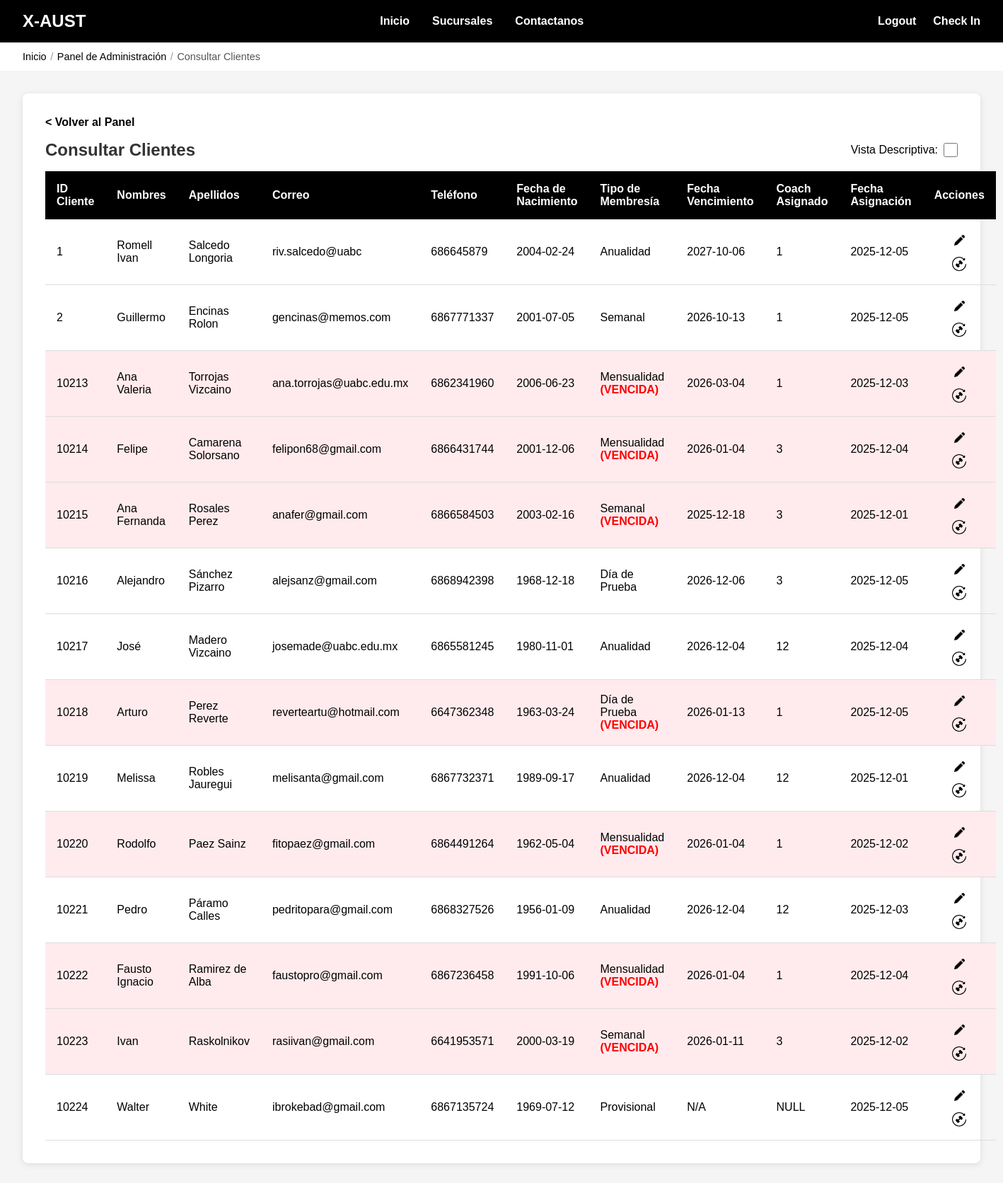
/admin/consultarClientes.php, run on the app's committed database.
### tables this page shows
CREATE TABLE `Cliente` (
  `idCliente` int NOT NULL AUTO_INCREMENT,
  `Nombres` varchar(100) NOT NULL,
  `Apellidos` varchar(100) NOT NULL,
  `Correo` varchar(150) NOT NULL,
  `Telefono` varchar(20) DEFAULT NULL,
  `fechaNacimiento` date DEFAULT NULL,
  `estadoMembresia` enum('DIA_PRUEBA','SEMANAL','MENSUALIDAD','ANUALIDAD','PROVISIONAL','VENCIDA') DEFAULT NULL,
  `fechaVencimiento` date DEFAULT NULL,
  `idCoach` int DEFAULT NULL,
  `fechaAsignacionCoach` date DEFAULT NULL,
  PRIMARY KEY (`idCliente`),
  UNIQUE KEY `Correo` (`Correo`),
  KEY `idx_cliente_coach` (`idCoach`),
  CONSTRAINT `fk_cliente_coach` FOREIGN KEY (`idCoach`) REFERENCES `Coach` (`idCoach`) ON DELETE SET NULL ON UPDATE CASCADE
);

### funciones.php (called while the page is built, shortened)
<?php
function estaVencida($fechaVencimiento, $tipoMembresia) {
    $hoy = new DateTime();
    $vencimiento = new DateTime($fechaVencimiento);
    return $hoy > $vencimiento;
}
function nombreMembresia($tipoMembresia) {
    $nombres = [
        'DIA_PRUEBA' => 'Día de Prueba',
        'SEMANAL' => 'Semanal',
        'MENSUALIDAD' => 'Mensualidad',
        'ANUALIDAD' => 'Anualidad',
        'PROVISIONAL' => 'Provisional',
        'VENCIDA' => 'Vencida'
    ];
    return isset($nombres[$tipoMembresia]) ? $nombres[$tipoMembresia] : $tipoMembresia;
}

### admin/consultarClientes.php (the view, shortened to what this page needs)
<?php
include '../conexion.php';
include '../funciones.php';
$con = mysqli_connect($host, $user, $pw, $db) or die("Problemas con la BD");
$vistaDescriptiva = isset($_GET['descriptiva']) && $_GET['descriptiva'] == '1';
$columnaOrdenar = isset($_GET['ordenar']) ? $_GET['ordenar'] : 'idCliente';
if ($vistaDescriptiva) {
    if ($columnaOrdenar == 'idCoach') {
        $ordenSQL = "ORDER BY co.Nombres, co.Apellidos";
    } else {
        $ordenSQL = "ORDER BY c." . $columnaOrdenar;
    }
    $resultado = mysqli_query($con, "SELECT c.*, co.Nombres as CoachNombre, co.Apellidos as CoachApellidos
                                      FROM Cliente c
                                      LEFT JOIN Coach co ON c.idCoach = co.idCoach
                                      " . $ordenSQL) or die("Problemas con la consulta: " . mysqli_error($con));
} else {
    $ordenSQL = "ORDER BY " . $columnaOrdenar;
    $resultado = mysqli_query($con, "SELECT * FROM Cliente " . $ordenSQL) or die("Problemas con la consulta: " . mysqli_error($con));
}
?>
<!DOCTYPE html>
<html lang="es">
<head>
    <link href="../css/style.css" rel="stylesheet" />
    <link href="../css/admin.css" rel="stylesheet" />
</head>
<body>
    <header class="header-admin">
        <div class="nav-logo">
            <a href="index.php">X-AUST</a>
        </div>
        <ul class="nav-menu">
            <li><a href="../main/index.html">Inicio</a></li>
            <li><a href="../main/sucursales.html">Sucursales</a></li>
            <li><a href="../main/contactanos.html">Contactanos</a></li>
        </ul>
        <ul class="nav-acciones">
            <li><a href="../main/login.html">Logout</a></li>
            <li><a href="../main/checkIn.php">Check In</a></li>
        </ul>
    </header>
    <nav class="breadcrumb">
        <a href="../main/login.html">Inicio</a>
        <span class="breadcrumb-separator">/</span>
        <a href="index.php">Panel de Administración</a>
        <span class="breadcrumb-separator">/</span>
        <span>Consultar Clientes</span>
    </nav>
    <main class="table-container">
        <div class="contenedor-tabla">
            <a href="index.php" class="back-link">< Volver al Panel</a>
            <div class="toggle-container">
                <h2>Consultar Clientes</h2>
                <label class="toggle-label">
                    <span>Vista Descriptiva:</span>
                    <input type="checkbox" id="toggleVista" class="toggle-checkbox" <?php echo $vistaDescriptiva ? 'checked' : ''; ?>
                           onchange="window.location.href='?descriptiva=' + (this.checked ? '1' : '0') + '&ordenar=<?php echo $columnaOrdenar; ?>'">
                </label>
            </div>
            <?php if (mysqli_num_rows($resultado) > 0): ?>
            <table>
                <thead>
                    <tr>
                        <th data-columna="idCliente">ID Cliente</th>
                        <th data-columna="Nombres">Nombres</th>
                        <th data-columna="Apellidos">Apellidos</th>
                        <th data-columna="Correo">Correo</th>
                        <th data-columna="Telefono">Teléfono</th>
                        <th data-columna="fechaNacimiento">Fecha de Nacimiento</th>
                        <th data-columna="estadoMembresia">Tipo de Membresía</th>
                        <th data-columna="fechaVencimiento">Fecha Vencimiento</th>
                        <th data-columna="idCoach">Coach Asignado</th>
                        <th data-columna="fechaAsignacionCoach">Fecha Asignación</th>
                        <th>Acciones</th>
                    </tr>
                </thead>
                <tbody>
                    <?php while($reg = mysqli_fetch_array($resultado)):
                        $vencida = false;
                        if (isset($reg['fechaVencimiento']) && $reg['fechaVencimiento'] && $reg['estadoMembresia'] !== 'PROVISIONAL') {
                            $vencida = estaVencida($reg['fechaVencimiento'], $reg['estadoMembresia']);
                        }
                    ?>
                    <tr style="<?php echo ($vencida || $reg['estadoMembresia'] === 'VENCIDA') ? 'background-color: #ffebee;' : ''; ?>">
                        <td><?php echo htmlspecialchars($reg['idCliente']); ?></td>
                        <td><?php echo htmlspecialchars($reg['Nombres']); ?></td>
                        <td><?php echo htmlspecialchars($reg['Apellidos']); ?></td>
                        <td><?php echo htmlspecialchars($reg['Correo']); ?></td>
                        <td><?php echo htmlspecialchars($reg['Telefono']); ?></td>
                        <td><?php echo htmlspecialchars($reg['fechaNacimiento']); ?></td>
                        <td>
                            <?php
                            echo nombreMembresia($reg['estadoMembresia']);
                            if ($vencida || $reg['estadoMembresia'] === 'VENCIDA') {
                                echo ' <span style="color: red; font-weight: bold;">(VENCIDA)</span>';
                            }
                            ?>
                        </td>
                        <td>
                            <?php
                            if (isset($reg['fechaVencimiento']) && $reg['fechaVencimiento']) {
                                echo htmlspecialchars($reg['fechaVencimiento']);
                            } else {
                                echo 'N/A';
                            }
                            ?>
                        </td>
                        <td><?php
                            if ($vistaDescriptiva) {
                                echo $reg['CoachNombre'] ? htmlspecialchars($reg['CoachNombre'] . ' ' . $reg['CoachApellidos']) : 'Sin asignar';
                            } else {
                                echo htmlspecialchars($reg['idCoach'] ? $reg['idCoach'] : 'NULL');
                            }
                        ?></td>
                        <td><?php echo htmlspecialchars($reg['fechaAsignacionCoach']); ?></td>
                        <td class="tabla-acciones">
                            <a href="editarCliente.php?id=<?php echo $reg['idCliente']; ?>&from=consultarClientes" class="cliente-action-btn">
                                <img src="../assets/editar.png" alt="Editar" class="cliente-action-icon">
                            </a>
                            <a href="renovarMembresia.php?id=<?php echo $reg['idCliente']; ?>&from=consultarClientes" class="cliente-action-btn">
                                <img src="../assets/renovar.png" alt="Renovar" class="cliente-action-icon-renovar">
                            </a>
                        </td>
                    </tr>
                    <?php endwhile; ?>
                </tbody>
            </table>
            <?php else: ?>
            <div class="no-data">
                <p>No hay clientes registrados.</p>
            </div>
            <?php endif; ?>
        </div>
    </main>
</body>
</html>

### css/style.css (style rules this page uses)
* { margin: 0; padding: 0; box-sizing: border-box; }
body { font-family: Arial, sans-serif; }
header { color: #FFFFFF; display: flex; align-items: center; justify-content: space-between; padding: 1rem 2rem; width: 100%; }
header.header-admin { background-color: #000000; }
.nav-logo { flex: 0 0 auto; }
.nav-logo a { color: #FFFFFF; text-decoration: none; font-size: 1.5rem; font-weight: bold; }
.nav-menu { display: flex; list-style: none; gap: 2rem; flex: 1; justify-content: center; align-items: center; }
.nav-menu li { text-decoration: none; color: #FFFFFF; cursor: pointer; transition: all 0.3s ease; font-weight: bold; }
.nav-menu a { color: inherit; text-decoration: none; }
.nav-acciones { display: flex; list-style: none; gap: 1.5rem; flex: 0 0 auto; align-items: center; }
.nav-acciones li { text-decoration: none; color: #FFFFFF; cursor: pointer; transition: all 0.3s ease; font-weight: bold; }
.nav-acciones li a { text-decoration: none; color: inherit; }
.breadcrumb { margin: 0; padding: 0.75rem 2rem; font-size: 0.9rem; color: #555555; display: flex; align-items: center; flex-wrap: wrap; }
.breadcrumb a { color: #000000; text-decoration: none; font-weight: 500; }
.breadcrumb-separator { margin: 0 0.35rem; color: #999999; }
.table-container { min-height: calc(100vh - 80px); padding: 2rem; background-color: #f5f5f5; }
.contenedor-tabla { background-color: #FFFFFF; padding: 2rem; border-radius: 8px; box-shadow: 0 2px 10px rgba(0, 0, 0, 0.1); max-width: 1400px; margin: 0 auto; margin-bottom: 2rem; }
.contenedor-tabla h2 { margin-top: 0; margin-bottom: 1.5rem; color: #333; }
.back-link { display: inline-block; margin-bottom: 1rem; color: #000000; text-decoration: none; font-weight: bold; }
table { width: 100%; border-collapse: collapse; margin-top: 1rem; }
table thead tr { background-color: #000000; color: #FFFFFF; }
table th { padding: 1rem; text-align: left; font-weight: bold; }
table td { padding: 0.75rem 1rem; border-bottom: 1px solid #ddd; }
.toggle-container { display: flex; justify-content: space-between; align-items: center; margin-bottom: 1rem; }
.toggle-container h2 { margin: 0; }
.toggle-label { display: flex; align-items: center; gap: 0.5rem; cursor: pointer; font-weight: 500; }
.toggle-checkbox { width: 20px; height: 20px; cursor: pointer; }

### css/admin.css (style rules this page uses)
.tabla-acciones { text-align: center; }
.cliente-action-btn { width: 30px; height: 30px; padding: 0; font-size: 12px; display: inline-flex; align-items: center; justify-content: center; margin: 2px; background-color: transparent; color: inherit; border-radius: 4px; }
.cliente-action-icon { width: 15px !important; height: 15px !important; }
.cliente-action-icon-renovar { width: 20px !important; height: 20px !important; }

### data on the page
cliente: idCliente "1", Nombres "Romell Ivan", Apellidos "Salcedo Longoria", Correo "riv.salcedo@uabc", Telefono "686645879", fechaNacimiento "2004-02-24", estadoMembresia "Anualidad", fechaVencimiento "2027-10-06", idCoach "1", fechaAsignacionCoach "2025-12-05"
cliente: idCliente "2", Nombres "Guillermo", Apellidos "Encinas Rolon", Correo "gencinas@memos.com", Telefono "6867771337", fechaNacimiento "2001-07-05", estadoMembresia "Semanal", fechaVencimiento "2026-10-13", idCoach "1", fechaAsignacionCoach "2025-12-05"
cliente: idCliente "10213", Nombres "Ana Valeria", Apellidos "Torrojas Vizcaino", Correo "ana.torrojas@uabc.edu.mx", Telefono "6862341960", fechaNacimiento "2006-06-23", estadoMembresia "Mensualidad", shows "(VENCIDA)", fechaVencimiento "2026-03-04", idCoach "1", fechaAsignacionCoach "2025-12-03"
cliente: idCliente "10214", Nombres "Felipe", Apellidos "Camarena Solorsano", Correo "felipon68@gmail.com", Telefono "6866431744", fechaNacimiento "2001-12-06", estadoMembresia "Mensualidad", shows "(VENCIDA)", fechaVencimiento "2026-01-04", idCoach "3", fechaAsignacionCoach "2025-12-04"
cliente: idCliente "10215", Nombres "Ana Fernanda", Apellidos "Rosales Perez", Correo "anafer@gmail.com", Telefono "6866584503", fechaNacimiento "2003-02-16", estadoMembresia "Semanal", shows "(VENCIDA)", fechaVencimiento "2025-12-18", idCoach "3", fechaAsignacionCoach "2025-12-01"
cliente: idCliente "10216", Nombres "Alejandro", Apellidos "Sánchez Pizarro", Correo "alejsanz@gmail.com", Telefono "6868942398", fechaNacimiento "1968-12-18", estadoMembresia "Día de Prueba", fechaVencimiento "2026-12-06", idCoach "3", fechaAsignacionCoach "2025-12-05"
cliente: idCliente "10217", Nombres "José", Apellidos "Madero Vizcaino", Correo "josemade@uabc.edu.mx", Telefono "6865581245", fechaNacimiento "1980-11-01", estadoMembresia "Anualidad", fechaVencimiento "2026-12-04", idCoach "12", fechaAsignacionCoach "2025-12-04"
cliente: idCliente "10218", Nombres "Arturo", Apellidos "Perez Reverte", Correo "reverteartu@hotmail.com", Telefono "6647362348", fechaNacimiento "1963-03-24", estadoMembresia "Día de Prueba", shows "(VENCIDA)", fechaVencimiento "2026-01-13", idCoach "1", fechaAsignacionCoach "2025-12-05"
cliente: idCliente "10219", Nombres "Melissa", Apellidos "Robles Jauregui", Correo "melisanta@gmail.com", Telefono "6867732371", fechaNacimiento "1989-09-17", estadoMembresia "Anualidad", fechaVencimiento "2026-12-04", idCoach "12", fechaAsignacionCoach "2025-12-01"
cliente: idCliente "10220", Nombres "Rodolfo", Apellidos "Paez Sainz", Correo "fitopaez@gmail.com", Telefono "6864491264", fechaNacimiento "1962-05-04", estadoMembresia "Mensualidad", shows "(VENCIDA)", fechaVencimiento "2026-01-04", idCoach "1", fechaAsignacionCoach "2025-12-02"
cliente: idCliente "10221", Nombres "Pedro", Apellidos "Páramo Calles", Correo "pedritopara@gmail.com", Telefono "6868327526", fechaNacimiento "1956-01-09", estadoMembresia "Anualidad", fechaVencimiento "2026-12-04", idCoach "12", fechaAsignacionCoach "2025-12-03"
cliente: idCliente "10222", Nombres "Fausto Ignacio", Apellidos "Ramirez de Alba", Correo "faustopro@gmail.com", Telefono "6867236458", fechaNacimiento "1991-10-06", estadoMembresia "Mensualidad", shows "(VENCIDA)", fechaVencimiento "2026-01-04", idCoach "1", fechaAsignacionCoach "2025-12-04"
cliente: idCliente "10223", Nombres "Ivan", Apellidos "Raskolnikov", Correo "rasiivan@gmail.com", Telefono "6641953571", fechaNacimiento "2000-03-19", estadoMembresia "Semanal", shows "(VENCIDA)", fechaVencimiento "2026-01-11", idCoach "3", fechaAsignacionCoach "2025-12-02"
cliente: idCliente "10224", Nombres "Walter", Apellidos "White", Correo "ibrokebad@gmail.com", Telefono "6867135724", fechaNacimiento "1969-07-12", estadoMembresia "Provisional", shows "N/A", idCoach "NULL", fechaAsignacionCoach "2025-12-05"
